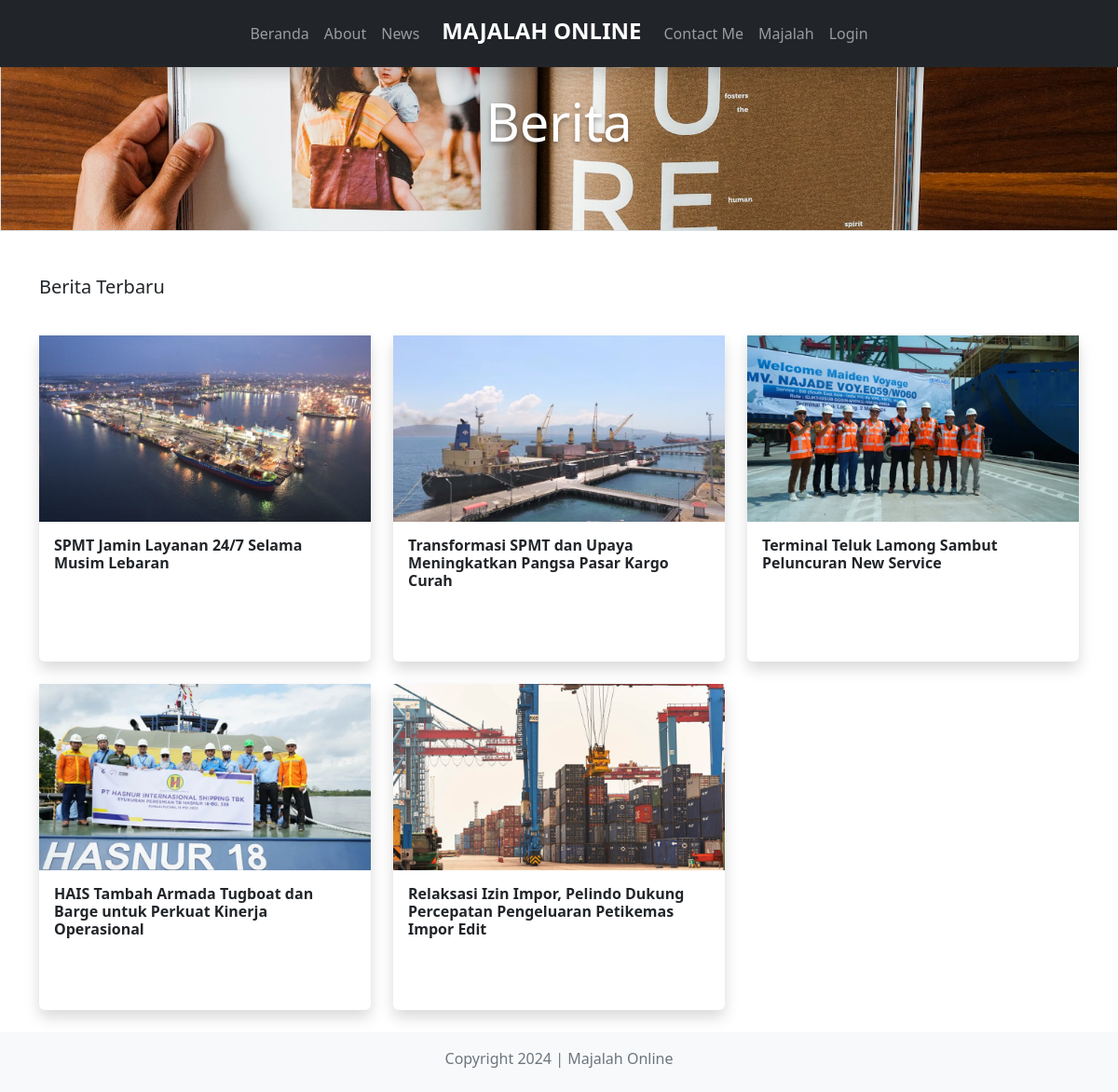
Page /berita.php on the committed database.
### tables this page shows
CREATE TABLE `berita` (
  `id_berita` int NOT NULL,
  `judul` varchar(200) NOT NULL DEFAULT '0',
  `gambar` varchar(100) NOT NULL DEFAULT '0',
  `isi` text NOT NULL
);

### admin/function/query.php (called while the page is built, shortened)
<?php
function query_select($table, $role = [])
{
  global $conn;
  $sql = "SELECT * FROM $table";
  if (isset($role['orderby'])) {
    $sql .= " ORDER BY " . $role['orderby'];
  }
  $result = mysqli_query($conn, $sql);
  $rows = [];
  while ($row = mysqli_fetch_assoc($result)) {
    $rows[] = $row;
  }
  return $rows;
}

### berita.php (the view, shortened to what this page needs)
<?php require 'Comp/header.php'; ?>
<?php
$berita = query_select('berita', ["orderby" => "id_berita DESC"]);
?>
<?php require 'Comp/navbar.php'; ?>
<div class="jumbotron border mt-5">
  <div class="container pt-5 text-center">
    <h2 class="display-4 text-white mb-3 ">Berita</h2>
  </div>
</div>
<section class="main mt-4 pt-4" id="produk " style="min-height: 88vh;">
  <div class="container">
    <h5 class="mb-4 pb-3">Berita Terbaru</h5>
    <div class="row">
      <?php if ($berita) : ?>
        <?php foreach ($berita as $item) : ?>
          <div class="col-md-4 col-6 mb-4">
            <a class="text-decoration-none" href="detail.php?id=<?= $item['id_berita'] ?>">
            <div class="card shadow border-0">
              <div style="width:100%; height: 200px; background-size: cover; background-position: center; background-image: url(admin/assets/img/<?= $item['gambar'] ?>);">
              </div>
              <div class="card-body" style="height: 150px">
                <h6 class="card-title  text-dark fw-bold"><?= $item['judul'] ?></h6>
              </div>
            </div>
            </a>
          </div>
        <?php endforeach; ?>
      <?php endif; ?>
    </div>
  </div>
</section>
<?php include 'Comp/footer.php'; ?>

### berita.php (style rules this page uses)
.jumbotron { height: 200px; background: url('assets/img/bg.jpg'); background-size: cover; background-position: 0px -300px; }
.jumbotron h2, .jumbotron h5 { text-shadow: 0px 3px 5px rgba(0, 0, 0, 0.35); }

### rows in the picture
berita: gambar (picture), judul "SPMT Jamin Layanan 24/7 Selama Musim Lebaran"
berita: gambar (picture), judul "Transformasi SPMT dan Upaya Meningkatkan Pangsa Pasar Kargo Curah"
berita: gambar (picture), judul "Terminal Teluk Lamong Sambut Peluncuran New Service"
berita: gambar (picture), judul "HAIS Tambah Armada Tugboat dan Barge untuk Perkuat Kinerja Operasional"
berita: gambar (picture), judul "Relaksasi Izin Impor, Pelindo Dukung Percepatan Pengeluaran Petikemas Impor Edit"
